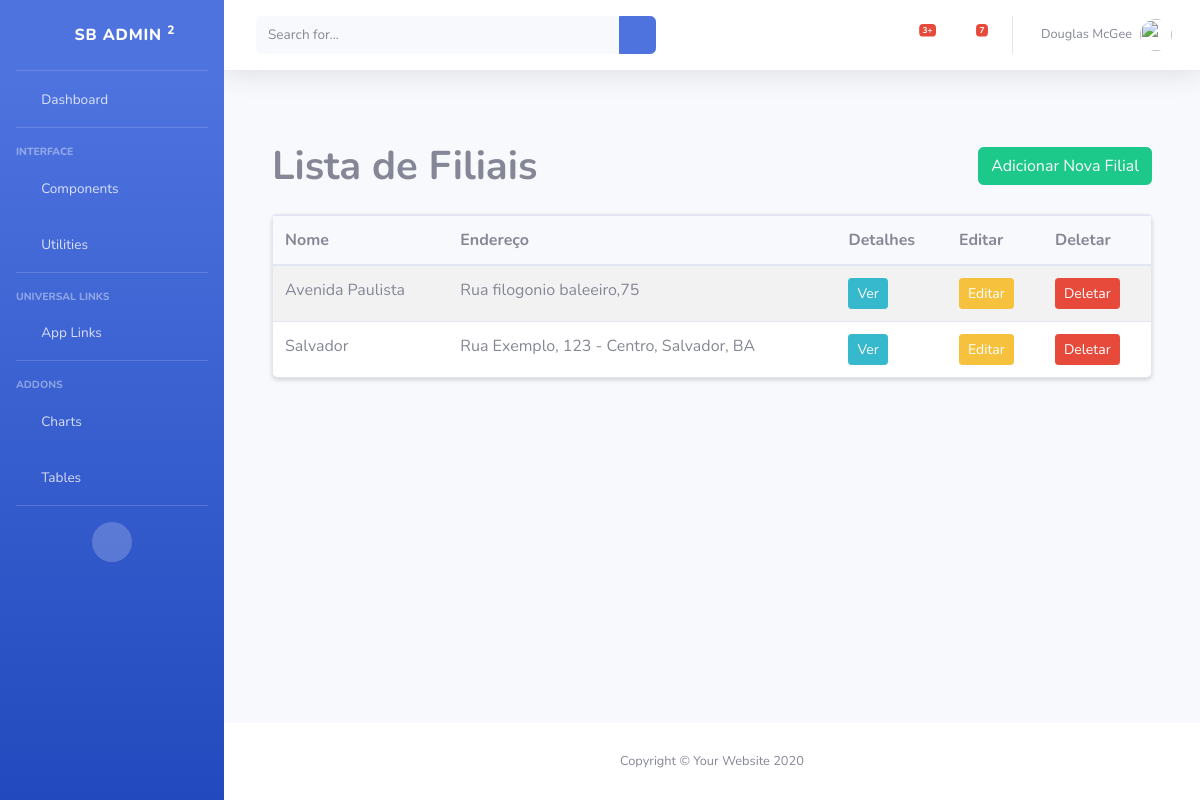
/filial/read/ (signed in), run on an earlier commit of the app's database.
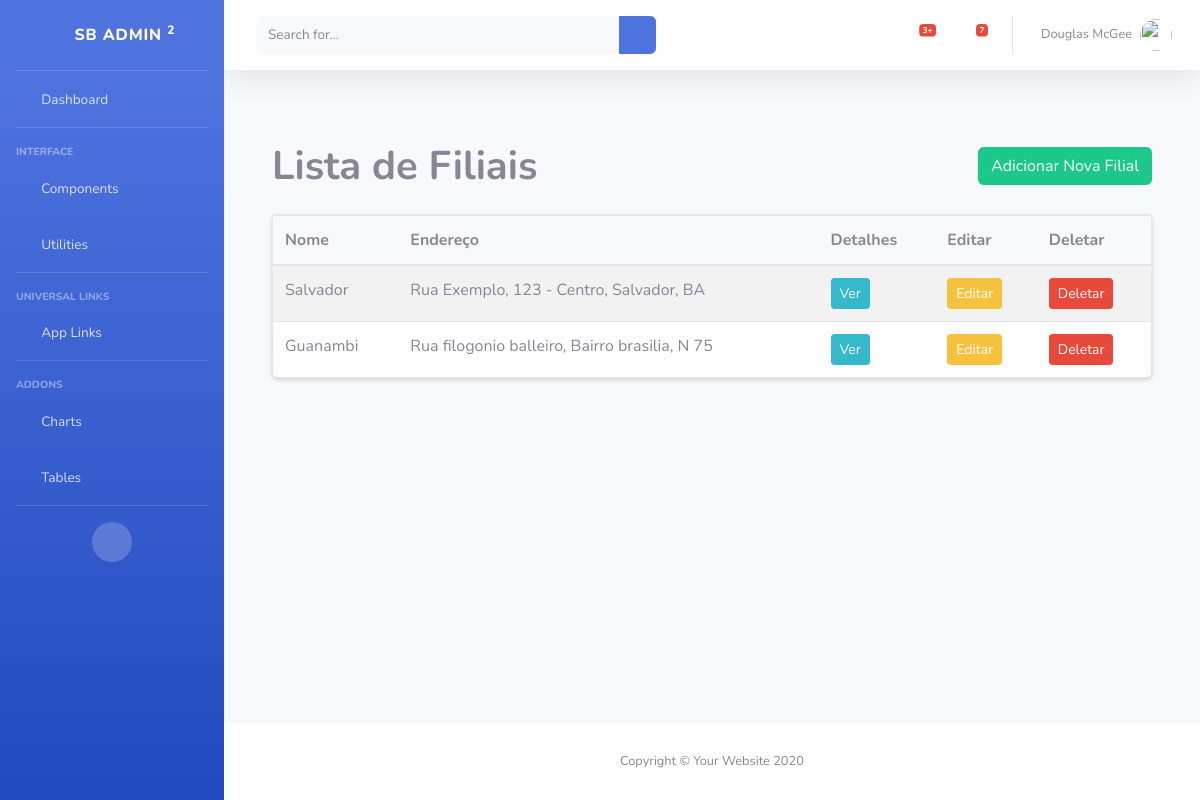
And on a later commit of the database.
### filial/models.py (models this page shows, shortened)
class Filial(models.Model):
    nome = models.CharField(max_length=100)
    endereco = models.CharField(max_length=255, blank=True, null=True)

### filial/views.py (the view)
# urls.py: path('read/', views.read, name='read'),
@login_required
def read(request):
    filiais = Filial.objects.all()
    contexto = {'filiais': filiais}
    return render(request, 'filial/lista.html', contexto)

### template/filial/lista.html
{% extends '_base.html' %}
{% block content %}
<main class="container py-5">
    <div class="d-flex justify-content-between align-items-center mb-4">
        <h1 class="mb-0"><strong>Lista de Filiais</strong></h1>
        {% if perms.filial.add_filial %}
            <a href="{% url 'filial:create' %}" class="btn btn-success">Adicionar Nova Filial</a>
        {% endif %}
    </div>
    <div class="card shadow-sm">
        <div class="card-body p-0">
            <div class="table-responsive">
                <table class="table table-striped table-hover mb-0">
                    <thead class="bg-light">
                        <tr>
                            <th scope="col">Nome</th>
                            <th scope="col">Endereço</th>
                            <th scope="col">Detalhes</th>
                            {% if perms.filial.change_filial or perms.filial.delete_filial %}
                                <th scope="col">Editar</th>
                                <th scope="col">Deletar</th>
                            {% endif %}
                        </tr>
                    </thead>
                    <tbody>
                        {% for filial in filiais %}
                        <tr>
                            <td>{{ filial.nome }}</td>
                            <td>{{ filial.endereco }}</td>
                            <td><a href="{% url 'filial:detalhe' filial.id %}" class="btn btn-sm btn-info text-white">Ver</a></td>
                            {% if perms.filial.change_filial %}
                                <td><a href="{% url 'filial:update' filial.id %}" class="btn btn-sm btn-warning">Editar</a></td>
                            {% endif %}
                            {% if perms.filial.delete_filial %}
                                <td><a href="{% url 'filial:delete' filial.id %}" class="btn btn-sm btn-danger">Deletar</a></td>
                            {% endif %}
                        </tr>
                        {% empty %}
                        <tr>
                            <td colspan="{% if perms.filial.change_filial or perms.filial.delete_filial %}5{% else %}3{% endif %}" class="text-center py-4 text-muted">Nenhuma filial cadastrada.</td>
                        </tr>
                        {% endfor %}
                    </tbody>
                </table>
            </div>
        </div>
    </div>
</main>
{% endblock %}

### template/_base.html (shortened to what this page needs)
{% load static %}
<!DOCTYPE html>
<html lang="en">
<head>
    <link href="{% static 'vendor/fontawesome-free/css/all.min.css' %}" rel="stylesheet" type="text/css">
    <link href="{% static 'css/sb-admin-2.min.css' %}" rel="stylesheet">
</head>
<body id="page-top">
    <div id="wrapper">
        <ul class="navbar-nav bg-gradient-primary sidebar sidebar-dark accordion" id="accordionSidebar">
            <a class="sidebar-brand d-flex align-items-center justify-content-center" href="#">
                <div class="sidebar-brand-icon rotate-n-15">
                    <i class="fas fa-laugh-wink"></i>
                </div>
                <div class="sidebar-brand-text mx-3">SB Admin <sup>2</sup></div>
            </a>
            <hr class="sidebar-divider my-0">
            <li class="nav-item">
                <a class="nav-link" href="#">
                    <i class="fas fa-fw fa-tachometer-alt"></i>
                    <span>Dashboard</span></a>
            </li>
            <hr class="sidebar-divider">
            <div class="sidebar-heading">
                Interface
            </div>
            <li class="nav-item">
                <a class="nav-link collapsed" href="#" data-toggle="collapse" data-target="#collapseTwo"
                    aria-expanded="true" aria-controls="collapseTwo">
                    <i class="fas fa-fw fa-cog"></i>
                    <span>Components</span>
                </a>
            </li>
            <li class="nav-item">
                <a class="nav-link collapsed" href="#" data-toggle="collapse" data-target="#collapseUtilities"
                    aria-expanded="true" aria-controls="collapseUtilities">
                    <i class="fas fa-fw fa-wrench"></i>
                    <span>Utilities</span>
                </a>
            </li>
            <hr class="sidebar-divider">
            <div class="sidebar-heading">
                Universal Links
            </div>
            <li class="nav-item">
                <a class="nav-link collapsed" href="#" data-toggle="collapse" data-target="#collapseUniversalLinks"
                    aria-expanded="true" aria-controls="collapseUniversalLinks">
                    <i class="fas fa-fw fa-link"></i>
                    <span>App Links</span>
                </a>
            </li>
            <hr class="sidebar-divider">
            <div class="sidebar-heading">
                Addons
            </div>
            <li class="nav-item">
                <a class="nav-link" href="#">
                    <i class="fas fa-fw fa-chart-area"></i>
                    <span>Charts</span></a>
            </li>
            <li class="nav-item">
                <a class="nav-link" href="#">
                    <i class="fas fa-fw fa-table"></i>
                    <span>Tables</span></a>
            </li>
            <hr class="sidebar-divider d-none d-md-block">
            <div class="text-center d-none d-md-inline">
                <button class="rounded-circle border-0" id="sidebarToggle"></button>
            </div>
        </ul>
        <div id="content-wrapper" class="d-flex flex-column">
            <div id="content">
                <nav class="navbar navbar-expand navbar-light bg-white topbar mb-4 static-top shadow">
                    <form
                        class="d-none d-sm-inline-block form-inline mr-auto ml-md-3 my-2 my-md-0 mw-100 navbar-search">
                        <div class="input-group">
                            <input type="text" class="form-control bg-light border-0 small" placeholder="Search for..."
                                aria-label="Search" aria-describedby="basic-addon2">
                            <div class="input-group-append">
                                <button class="btn btn-primary" type="button">
                                    <i class="fas fa-search fa-sm"></i>
                                </button>
                            </div>
                        </div>
                    </form>
                    <ul class="navbar-nav ml-auto">
                        <li class="nav-item dropdown no-arrow mx-1">
                            <a class="nav-link dropdown-toggle" href="#" id="alertsDropdown" role="button"
                                data-toggle="dropdown" aria-haspopup="true" aria-expanded="false">
                                <i class="fas fa-bell fa-fw"></i>
                                <span class="badge badge-danger badge-counter">3+</span>
                            </a>
                        </li>
                        <li class="nav-item dropdown no-arrow mx-1">
                            <a class="nav-link dropdown-toggle" href="#" id="messagesDropdown" role="button"
                                data-toggle="dropdown" aria-haspopup="true" aria-expanded="false">
                                <i class="fas fa-envelope fa-fw"></i>
                                <span class="badge badge-danger badge-counter">7</span>
                            </a>
                        </li>
                        <li class="nav-item dropdown no-arrow">
                            <a class="nav-link dropdown-toggle" href="#" id="userDropdown" role="button"
                                data-toggle="dropdown" aria-haspopup="true" aria-expanded="false">
                                <span class="mr-2 d-none d-lg-inline text-gray-600 small">Douglas McGee</span>
                                <img class="img-profile rounded-circle" src="img/undraw_profile.svg">
                            </a>
                        </li>
                    </ul>
                </nav>
                <div class="container-fluid">
                    {% block content %}
                    {% endblock %}
                </div>
            </div>
            <footer class="sticky-footer bg-white">
                <div class="container my-auto">
                    <div class="copyright text-center my-auto">
                        <span>Copyright &copy; Your Website 2020</span>
                    </div>
                </div>
            </footer>
        </div>
    </div>
</body>
</html>

What changed in the data, as far as the page shows it:
removed Filial: nome "Avenida Paulista", endereco "Rua filogonio baleeiro,75"
added Filial: nome "Guanambi", endereco "Rua filogonio balleiro, Bairro brasilia, N 75"
